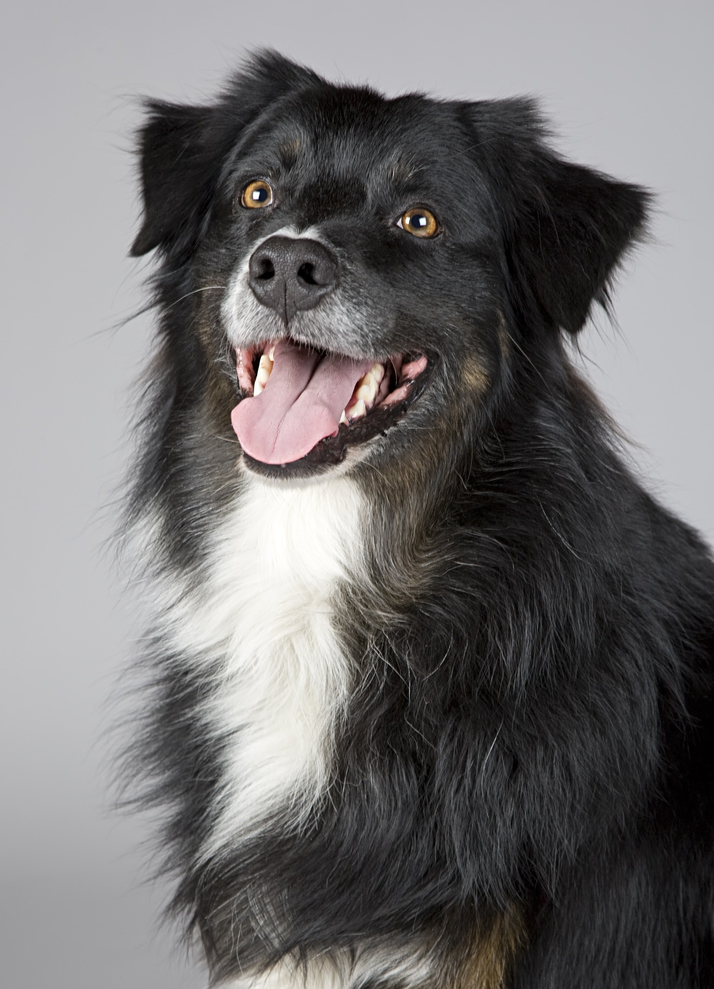
#> input picture Esercitazione8/cane.png, 714 x 989 px, shrunk from 1535 x 2126 before the run
$ python compression_svd.py
#> lines starting #> are read from the running program, lines starting #| are printed output that depends on the picture; long printed decimals are rounded
from matplotlib.image import imread
import matplotlib.pyplot as plt
import numpy as np

A = imread('cane.png')
#> A is the input picture: shape (989, 714, 3) float32; mean R, G, B 0.45, 0.442, 0.444
# A è una matrice  M x N x 3, essendo un'immagine RGB
# A(:,:,1) Red A(:,:,2) Blue A(:,:,3) Green
# su una scala tra 0 e 1
print(A.shape)
#| (989, 714, 3)


X = np.mean(A,-1); # media lungo l'ultimo asse, cioè 2
img = plt.imshow(X)
img.set_cmap('gray')
plt.axis('off')
plt.show()


# If full_matrices=True (default), u and vT have the shapes (M, M) and (N, N), respectively.
# Otherwise, the shapes are (M, K) and (K, N), respectively, where K = min(M, N).
U, S, VT = np.linalg.svd(X,full_matrices=False)
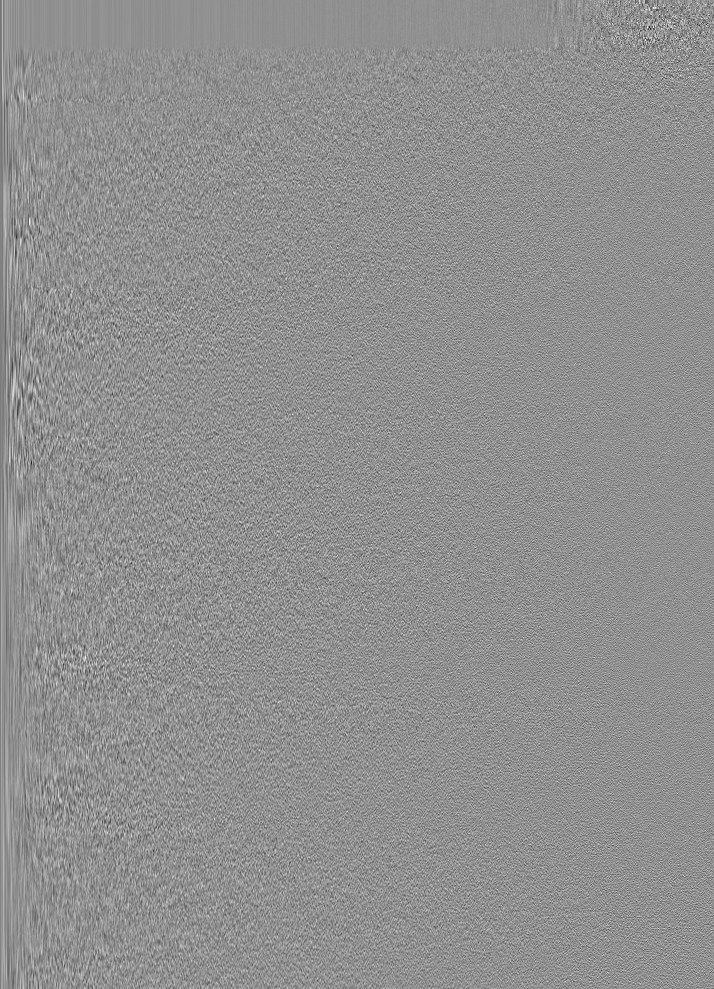
#> U: shape (989, 714) float32; min -0.252, max 0.193, mean -3.88e-05; drawn with min black and max white
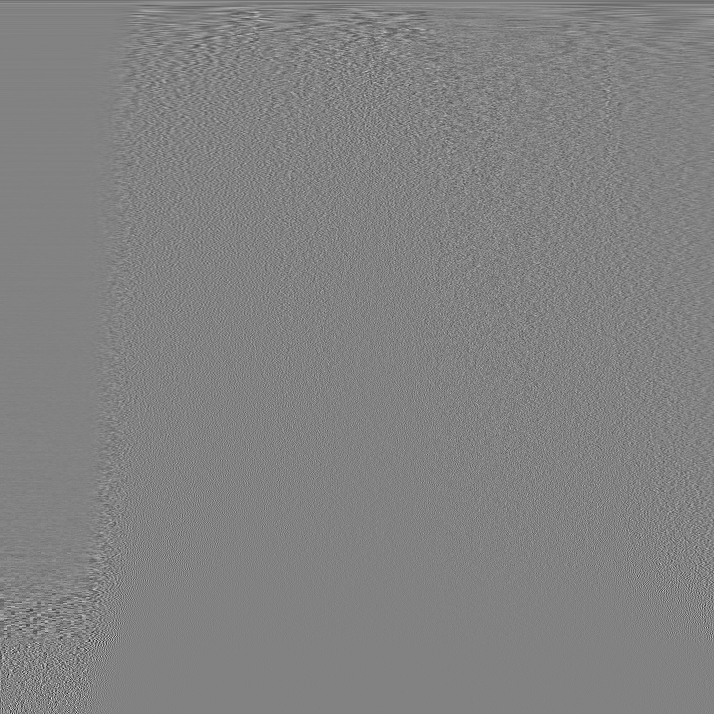
#> VT: shape (714, 714) float32; min -0.418, max 0.4, mean -4.29e-05; drawn with min black and max white
#> S = 714 values, max 411.1 at index 0, min 0.00759 at index 713, mean 2.24
print(S[100:105])
#| [2.306 2.298  2.276 2.252 2.226]
S = np.diag(S)

j=0
energy = 0
best_k = 0

# Determinare il valore minimo di k per cui si conserva l’80% dell’energia totale.
for k in range(1, S.shape[0]):
	sum1 = 0
	sum2 = 0
	Xapprox = U[:,:k] @ S[0:k,:k] @ VT[:k,:]

	# somma dei primi k valori singolari
	for i in range(0,k):
		sum1 += S[i][i]

	# somma di tutti i valori singolari
	for i in range(0, S.shape[0]):
		sum2 += S[i][i]

	energy = sum1 / sum2

	if energy >= 0.8:
		best_k = k
		break
#> this loop made 118 passes
#> pass 1, `Xapprox = U[:,:k] @ S[0:k,:k] @ VT[:k,:]`:
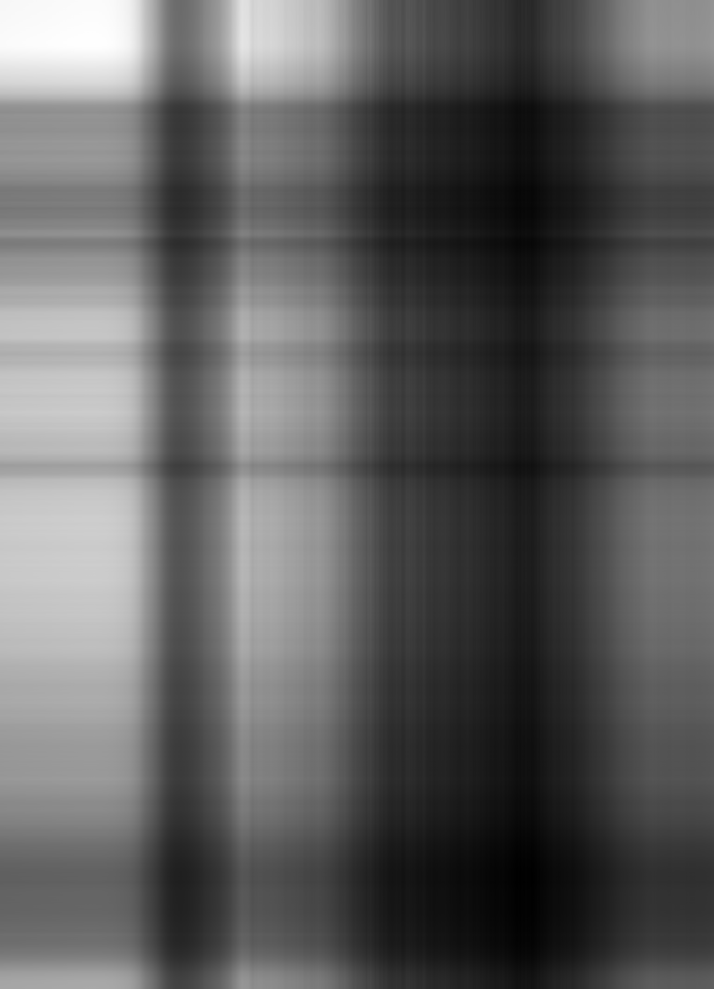
#> Xapprox: shape (989, 714) float32; min 0.118, max 1.01, mean 0.449; drawn with min black and max white
#> pass 3, `Xapprox = U[:,:k] @ S[0:k,:k] @ VT[:k,:]`:
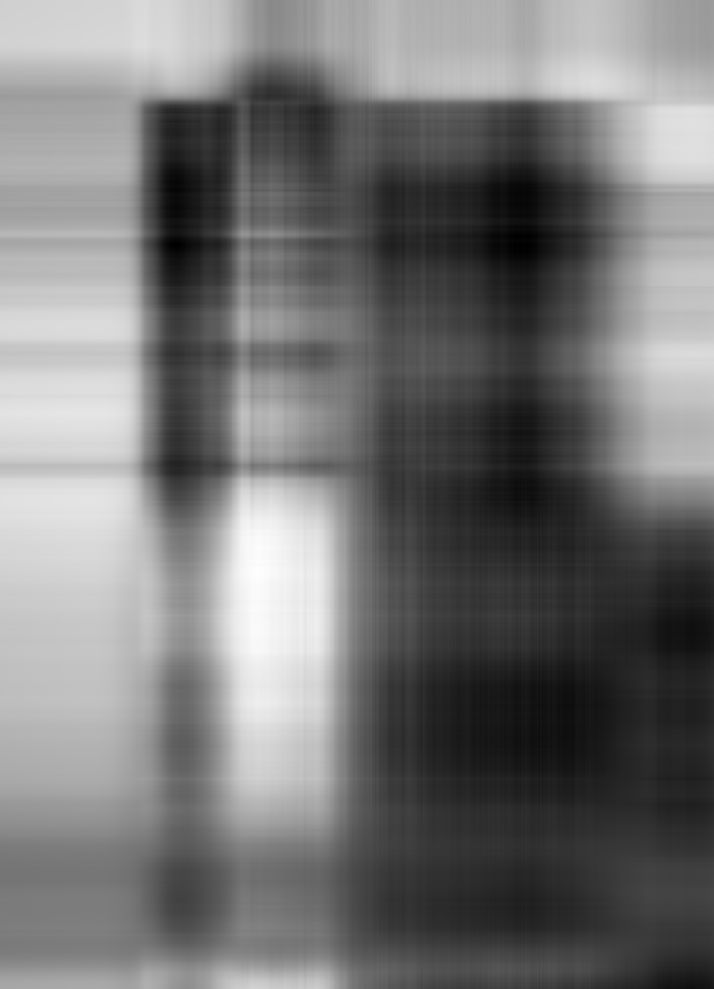
#> Xapprox: shape (989, 714) float32; min -0.0238, max 1, mean 0.446; drawn with min black and max white

for k in (5,20,100,best_k):
	sum1 = 0
	sum2 = 0
	Xapprox = U[:,:k] @ S[0:k,:k] @ VT[:k,:]

	for i in range(0,k):
		sum1 += S[i][i]

	for i in range(0, S.shape[0]):
		sum2 += S[i][i]

	energy = sum1 / sum2

	plt.figure(j+1)
	j +=1
	img = plt.imshow(Xapprox)
	img.set_cmap('gray')
	plt.axis('off')
	plt.title(f'r = {k} - energy = {round(energy,2)}')
#> this loop made 4 passes
#> pass 1, `Xapprox = U[:,:k] @ S[0:k,:k] @ VT[:k,:]`:
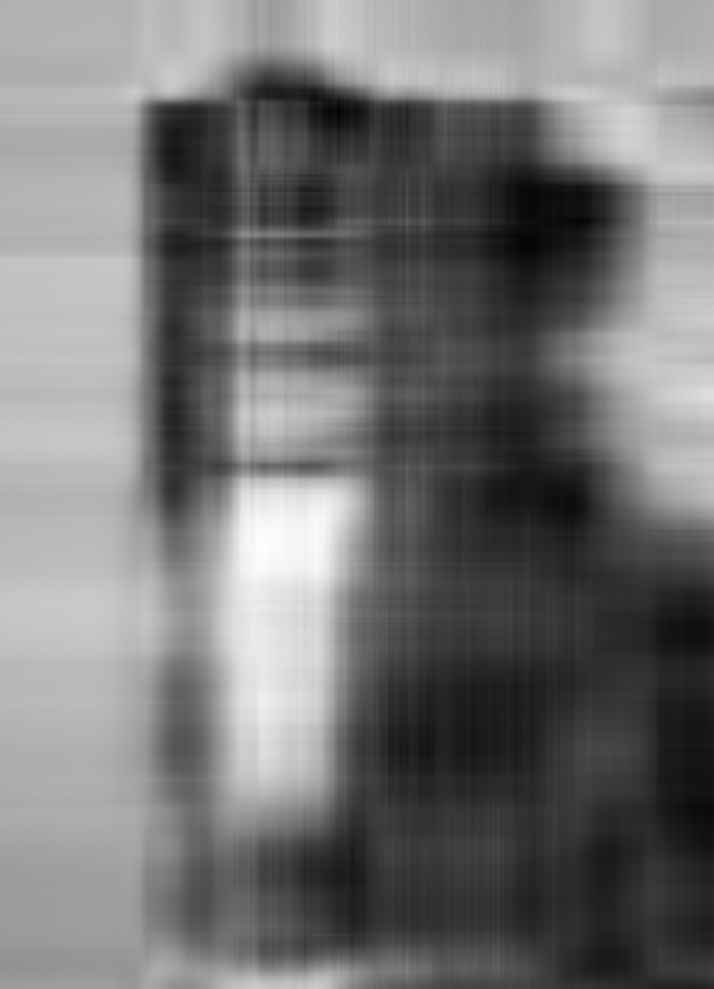
#> Xapprox: shape (989, 714) float32; min -0.0653, max 1.06, mean 0.445; drawn with min black and max white
#> pass 2, `Xapprox = U[:,:k] @ S[0:k,:k] @ VT[:k,:]`:
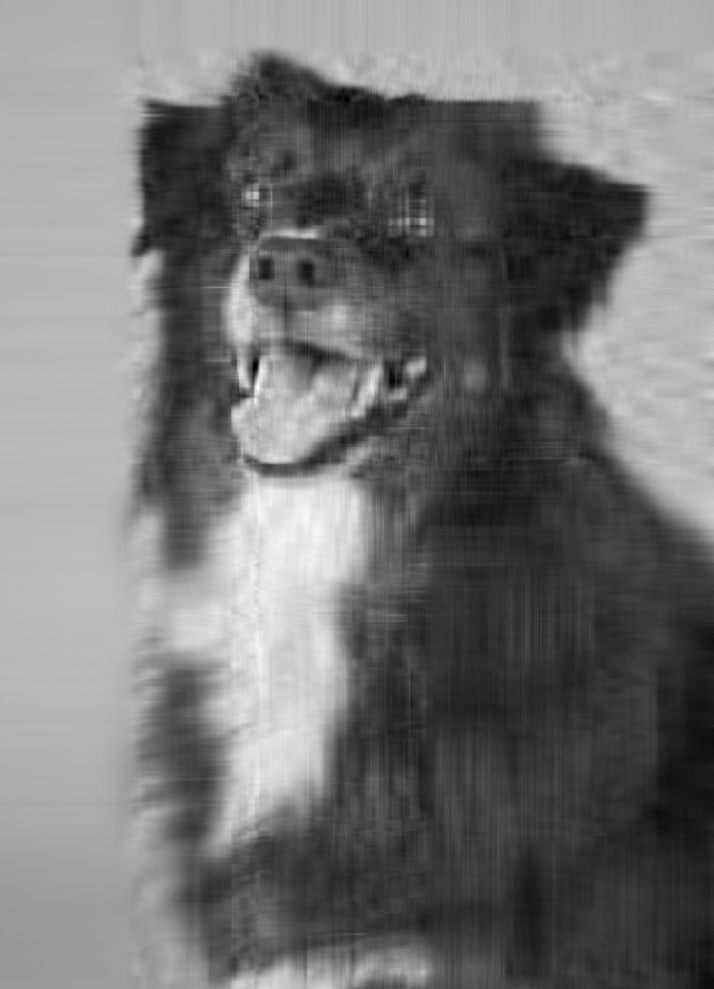
#> Xapprox: shape (989, 714) float32; min -0.0939, max 1.09, mean 0.445; drawn with min black and max white
#> after the loop, j = 4

plt.show()
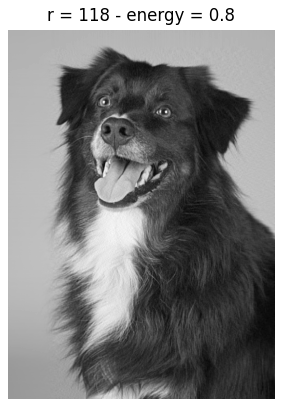
#> figure drawn by matplotlib, 1 panel
